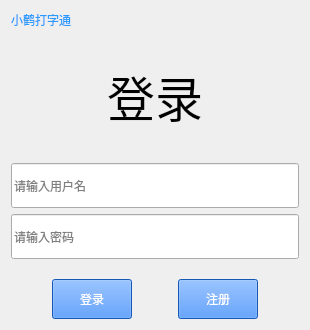
<?xml version="1.0" encoding="UTF-8"?>
<ui version="4.0">
 <class>Signin</class>
 <widget class="QWidget" name="Signin">
  <property name="geometry">
   <rect>
    <x>0</x>
    <y>0</y>
    <width>310</width>
    <height>330</height>
   </rect>
  </property>
  <property name="windowTitle">
   <string>Form</string>
  </property>
  <layout class="QVBoxLayout" name="verticalLayout_2">
   <item>
    <widget class="QLabel" name="label">
     <property name="sizePolicy">
      <sizepolicy hsizetype="Preferred" vsizetype="Expanding">
       <horstretch>0</horstretch>
       <verstretch>0</verstretch>
      </sizepolicy>
     </property>
     <property name="styleSheet">
      <string notr="true">color: rgb(41, 155, 255);
font: 20pt &quot;Arial&quot;;</string>
     </property>
     <property name="text">
      <string>小鹤打字通</string>
     </property>
    </widget>
   </item>
   <item>
    <spacer name="verticalSpacer">
     <property name="orientation">
      <enum>Qt::Vertical</enum>
     </property>
     <property name="sizeHint" stdset="0">
      <size>
       <width>20</width>
       <height>32</height>
      </size>
     </property>
    </spacer>
   </item>
   <item>
    <widget class="QLabel" name="label_2">
     <property name="sizePolicy">
      <sizepolicy hsizetype="Preferred" vsizetype="Expanding">
       <horstretch>0</horstretch>
       <verstretch>0</verstretch>
      </sizepolicy>
     </property>
     <property name="font">
      <font>
       <family>Arial Black</family>
       <pointsize>36</pointsize>
       <italic>false</italic>
       <bold>false</bold>
      </font>
     </property>
     <property name="styleSheet">
      <string notr="true">font: 87 36pt &quot;Arial Black&quot;;</string>
     </property>
     <property name="text">
      <string>登录</string>
     </property>
     <property name="alignment">
      <set>Qt::AlignCenter</set>
     </property>
     <property name="margin">
      <number>0</number>
     </property>
    </widget>
   </item>
   <item>
    <spacer name="verticalSpacer_2">
     <property name="orientation">
      <enum>Qt::Vertical</enum>
     </property>
     <property name="sizeHint" stdset="0">
      <size>
       <width>20</width>
       <height>32</height>
      </size>
     </property>
    </spacer>
   </item>
   <item>
    <layout class="QVBoxLayout" name="verticalLayout">
     <item>
      <widget class="QLineEdit" name="lineEdit_username">
       <property name="sizePolicy">
        <sizepolicy hsizetype="Expanding" vsizetype="Expanding">
         <horstretch>0</horstretch>
         <verstretch>0</verstretch>
        </sizepolicy>
       </property>
       <property name="minimumSize">
        <size>
         <width>0</width>
         <height>45</height>
        </size>
       </property>
       <property name="styleSheet">
        <string notr="true"/>
       </property>
       <property name="text">
        <string/>
       </property>
       <property name="placeholderText">
        <string>请输入用户名</string>
       </property>
      </widget>
     </item>
     <item>
      <widget class="QLineEdit" name="lineEdit_password">
       <property name="sizePolicy">
        <sizepolicy hsizetype="Expanding" vsizetype="Expanding">
         <horstretch>0</horstretch>
         <verstretch>0</verstretch>
        </sizepolicy>
       </property>
       <property name="minimumSize">
        <size>
         <width>0</width>
         <height>45</height>
        </size>
       </property>
       <property name="styleSheet">
        <string notr="true"/>
       </property>
       <property name="echoMode">
        <enum>QLineEdit::Password</enum>
       </property>
       <property name="placeholderText">
        <string>请输入密码</string>
       </property>
      </widget>
     </item>
     <item>
      <spacer name="verticalSpacer_3">
       <property name="orientation">
        <enum>Qt::Vertical</enum>
       </property>
       <property name="sizeHint" stdset="0">
        <size>
         <width>20</width>
         <height>20</height>
        </size>
       </property>
      </spacer>
     </item>
    </layout>
   </item>
   <item>
    <layout class="QHBoxLayout" name="horizontalLayout">
     <item>
      <spacer name="horizontalSpacer_2">
       <property name="orientation">
        <enum>Qt::Horizontal</enum>
       </property>
       <property name="sizeHint" stdset="0">
        <size>
         <width>40</width>
         <height>20</height>
        </size>
       </property>
      </spacer>
     </item>
     <item>
      <widget class="QPushButton" name="btn_signin">
       <property name="sizePolicy">
        <sizepolicy hsizetype="Minimum" vsizetype="Expanding">
         <horstretch>0</horstretch>
         <verstretch>0</verstretch>
        </sizepolicy>
       </property>
       <property name="minimumSize">
        <size>
         <width>50</width>
         <height>40</height>
        </size>
       </property>
       <property name="styleSheet">
        <string notr="true">background-color: rgb(29, 123, 255);
color: rgb(255, 255, 255);
font: 25 16pt &quot;Bahnschrift Light&quot;;</string>
       </property>
       <property name="text">
        <string>登录</string>
       </property>
      </widget>
     </item>
     <item>
      <spacer name="horizontalSpacer">
       <property name="sizePolicy">
        <sizepolicy hsizetype="Expanding" vsizetype="Minimum">
         <horstretch>0</horstretch>
         <verstretch>0</verstretch>
        </sizepolicy>
       </property>
       <property name="orientation">
        <enum>Qt::Horizontal</enum>
       </property>
       <property name="sizeHint" stdset="0">
        <size>
         <width>40</width>
         <height>20</height>
        </size>
       </property>
      </spacer>
     </item>
     <item>
      <widget class="QPushButton" name="btn_signup">
       <property name="sizePolicy">
        <sizepolicy hsizetype="Minimum" vsizetype="Expanding">
         <horstretch>0</horstretch>
         <verstretch>0</verstretch>
        </sizepolicy>
       </property>
       <property name="minimumSize">
        <size>
         <width>50</width>
         <height>40</height>
        </size>
       </property>
       <property name="styleSheet">
        <string notr="true">background-color: rgb(29, 123, 255);
color: rgb(255, 255, 255);
font: 25 16pt &quot;Bahnschrift Light&quot;;</string>
       </property>
       <property name="text">
        <string>注册</string>
       </property>
      </widget>
     </item>
     <item>
      <spacer name="horizontalSpacer_3">
       <property name="orientation">
        <enum>Qt::Horizontal</enum>
       </property>
       <property name="sizeHint" stdset="0">
        <size>
         <width>40</width>
         <height>20</height>
        </size>
       </property>
      </spacer>
     </item>
    </layout>
   </item>
  </layout>
 </widget>
 <resources/>
 <connections/>
</ui>
